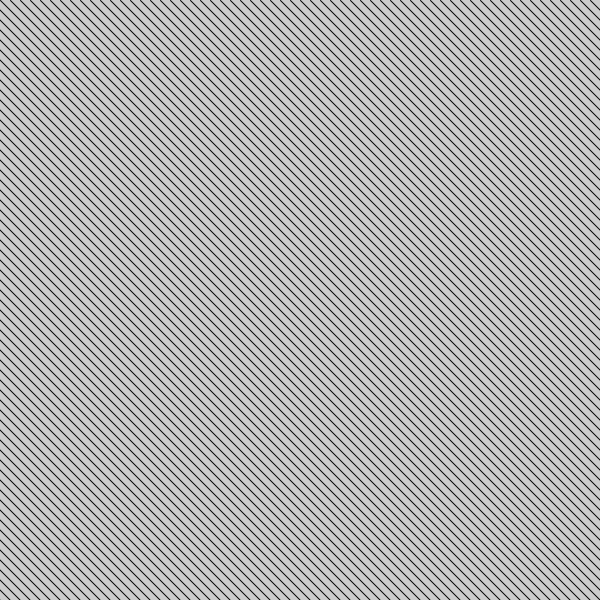
Frame 1 (no input)
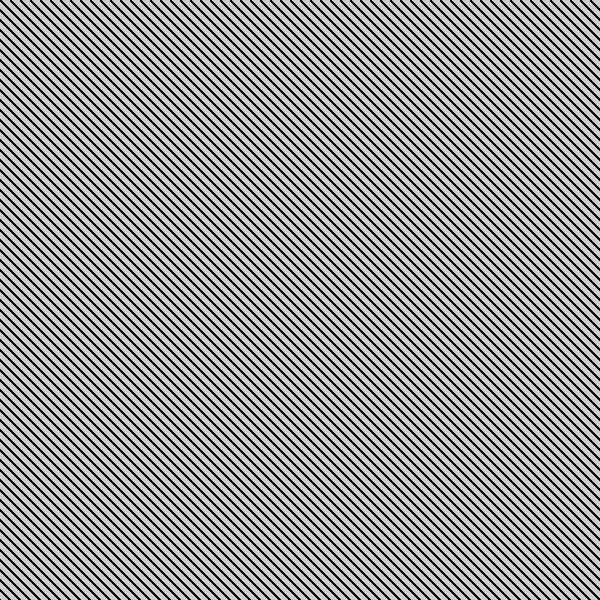
Frame 60 (the mouse pressed at the canvas centre just before this capture)
Frame 120 (the mouse held since frame 60 and released just before this capture): identical to frame 60, image omitted

The Processing sketch that drew these frames (run headless with seeded random() and noise(); from frame 60 on, the mouse is pressed at the canvas centre):

// Processing sketch: Diagonal_lines
// ── Diagonal_lines.pde
void setup(){
  size(600,600);
}

void draw(){
  // start at 0, until you reach the end
  // pf the screen, and increase by 10
// for(int i = 0; i < 2*width; i +=10){
 //  line(i,0,0,i);
// }
 // makes opposite diagnol lines
 for(int i =-width; i < width; i +=10){
   line(i,0,width,width-i);
 }
}
